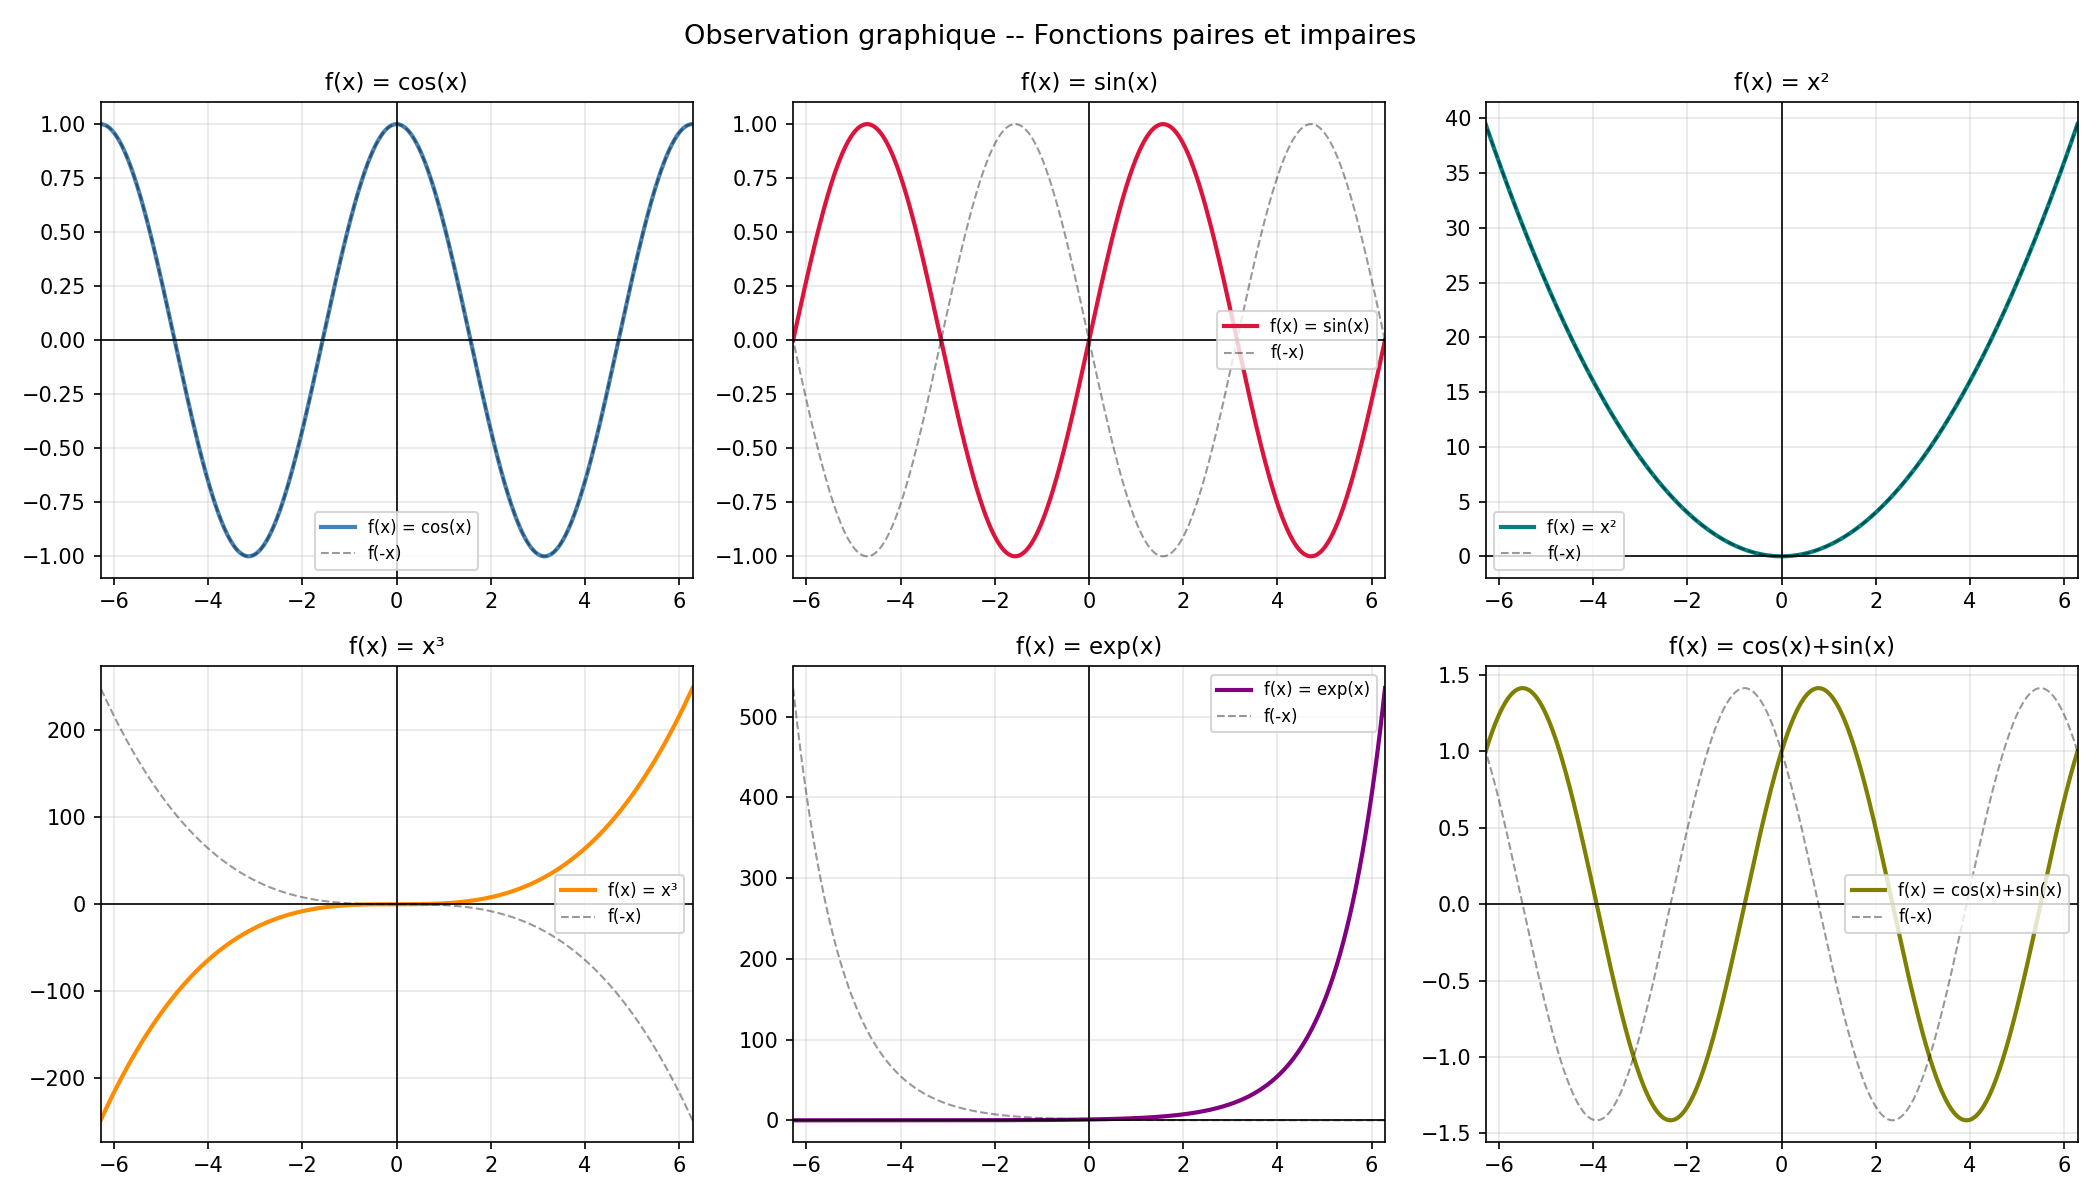

The Python source for this figure:
import numpy as np
import matplotlib.pyplot as plt

# ============================================================
#  Exercice 1 -- Observation graphique de la parite
# ============================================================

x = np.linspace(-2 * np.pi, 2 * np.pi, 1000)

# --- Fonctions a observer ---
def f1(x): return np.cos(x)          # paire
def f2(x): return np.sin(x)          # impaire
def f3(x): return x**2               # paire
def f4(x): return x**3               # impaire
def f5(x): return np.exp(x)          # ni paire ni impaire
def f6(x): return np.cos(x) + np.sin(x)  # ni paire ni impaire

fonctions = [
    (f1, "cos(x)",        "steelblue"),
    (f2, "sin(x)",        "crimson"),
    (f3, "x²",            "teal"),
    (f4, "x³",            "darkorange"),
    (f5, "exp(x)",        "purple"),
    (f6, "cos(x)+sin(x)", "olive"),
]

fig, axes = plt.subplots(2, 3, figsize=(14, 8))
axes = axes.flatten()

for ax, (f, nom, couleur) in zip(axes, fonctions):
    y = f(x)
    ax.plot(x, y, color=couleur, linewidth=2, label=f'f(x) = {nom}')
    ax.axhline(0, color='black', linewidth=0.8)
    ax.axvline(0, color='black', linewidth=0.8)
    # Symetrie axe vertical (paire) en pointilles
    ax.plot(-x, y, 'k--', linewidth=1, alpha=0.4, label='f(-x)')
    ax.set_title(f'f(x) = {nom}', fontsize=11)
    ax.legend(fontsize=8)
    ax.grid(True, alpha=0.3)
    ax.set_xlim(-2*np.pi, 2*np.pi)

fig.suptitle("Observation graphique -- Fonctions paires et impaires", fontsize=13)
plt.tight_layout()
plt.savefig('ex1_observation.png', dpi=150)
plt.show()

# ============================================================
#  Axe de symetrie et centre de symetrie
# ============================================================
fig, axes = plt.subplots(1, 2, figsize=(12, 4))

# Fonction paire : symetrie par rapport a l'axe Oy
ax = axes[0]
ax.plot(x, f1(x), color='steelblue', linewidth=2, label='f(x) = cos(x)')
ax.fill_between(x[x >= 0], f1(x[x >= 0]), alpha=0.2, color='steelblue', label='x > 0')
ax.fill_between(x[x <= 0], f1(x[x <= 0]), alpha=0.2, color='orange',    label='x < 0')
ax.axvline(0, color='red', linewidth=1.5, linestyle='--', label='axe de symetrie')
ax.set_title("Fonction PAIRE : symetrie / axe Oy")
ax.legend(fontsize=8)
ax.grid(True, alpha=0.3)

# Fonction impaire : symetrie par rapport a l'origine
ax = axes[1]
ax.plot(x, f2(x), color='crimson', linewidth=2, label='f(x) = sin(x)')
ax.plot(0, 0, 'ko', markersize=8, label='centre de symetrie O')
ax.set_title("Fonction IMPAIRE : symetrie / origine O")
ax.legend(fontsize=8)
ax.grid(True, alpha=0.3)

fig.suptitle("Symetries caracteristiques", fontsize=13)
plt.tight_layout()
plt.savefig('ex1_symetries.png', dpi=150)
plt.show()
